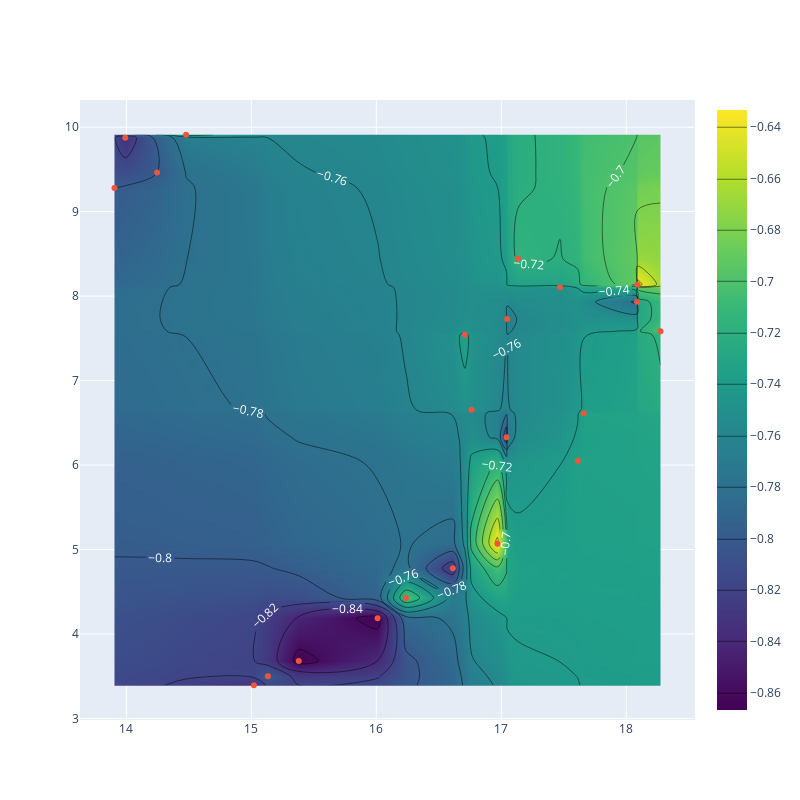

The code cell stored with this chart in its notebook:
### Code cell
fig = go.Figure(
    data=go.Contour(
        z=-scores,
        x=embs_2d[:, 0],
        y=embs_2d[:, 1],
        colorscale="Viridis",
        contours=dict(
            coloring="heatmap",
            showlabels=True,  # show labels on contours
            labelfont=dict(  # label font properties
                size=12,
                color="white",
            ),
        ),
    )
).update_layout({"height": 800, "width": 800})

# show dots on top of the contour plot with color according to col step
fig.add_trace(
    go.Scatter(
        x=embs_2d[:, 0],
        y=embs_2d[:, 1],
        mode="markers",
        # marker=dict(
        #     size=8,
        #     color=df["step"],
        #     showscale=True
        # )
    )
)
fig.show()

### Figure 1 — Plotly figure (JSON) as saved in the notebook; plotly's stock layout.template omitted (floating-point values rounded to 4 significant figures; data arrays with more than 128 entries replaced by an {"elided": "..."} marker saying what was removed)
{"data": [{"colorscale": [[0, "#440154"], [0.1111, "#482878"], [0.2222, "#3e4989"], [0.3333, "#31688e"], [0.4444, "#26828e"], [0.5556, "#1f9e89"], [0.6667, "#35b779"], [0.7778, "#6ece58"], [0.8889, "#b5de2b"], [1, "#fde725"]], "contours": {"coloring": "heatmap", "labelfont": {"color": "white", "size": 12}, "showlabels": true}, "type": "contour", "x": [16.01, 15.38, 13.99, 15.02, 13.9, 15.13, 14.25, 14.48, 18.09, 16.97, 17.04, 18.09, 17.47, 16.76, 16.71, 17.66, 17.61, 17.13, 18.27, 16.24, 16.61, 17.05], "y": [4.188, 3.68, 9.876, 3.394, 9.28, 3.5, 9.463, 9.91, 8.138, 5.07, 6.33, 7.932, 8.104, 6.656, 7.541, 6.613, 6.052, 8.441, 7.584, 4.426, 4.778, 7.728], "z": {"elided": "150 float values"}}, {"mode": "markers", "type": "scatter", "x": [16.01, 15.38, 13.99, 15.02, 13.9, 15.13, 14.25, 14.48, 18.09, 16.97, 17.04, 18.09, 17.47, 16.76, 16.71, 17.66, 17.61, 17.13, 18.27, 16.24, 16.61, 17.05], "y": [4.188, 3.68, 9.876, 3.394, 9.28, 3.5, 9.463, 9.91, 8.138, 5.07, 6.33, 7.932, 8.104, 6.656, 7.541, 6.613, 6.052, 8.441, 7.584, 4.426, 4.778, 7.728]}], "layout": {"height": 800, "width": 800}}
